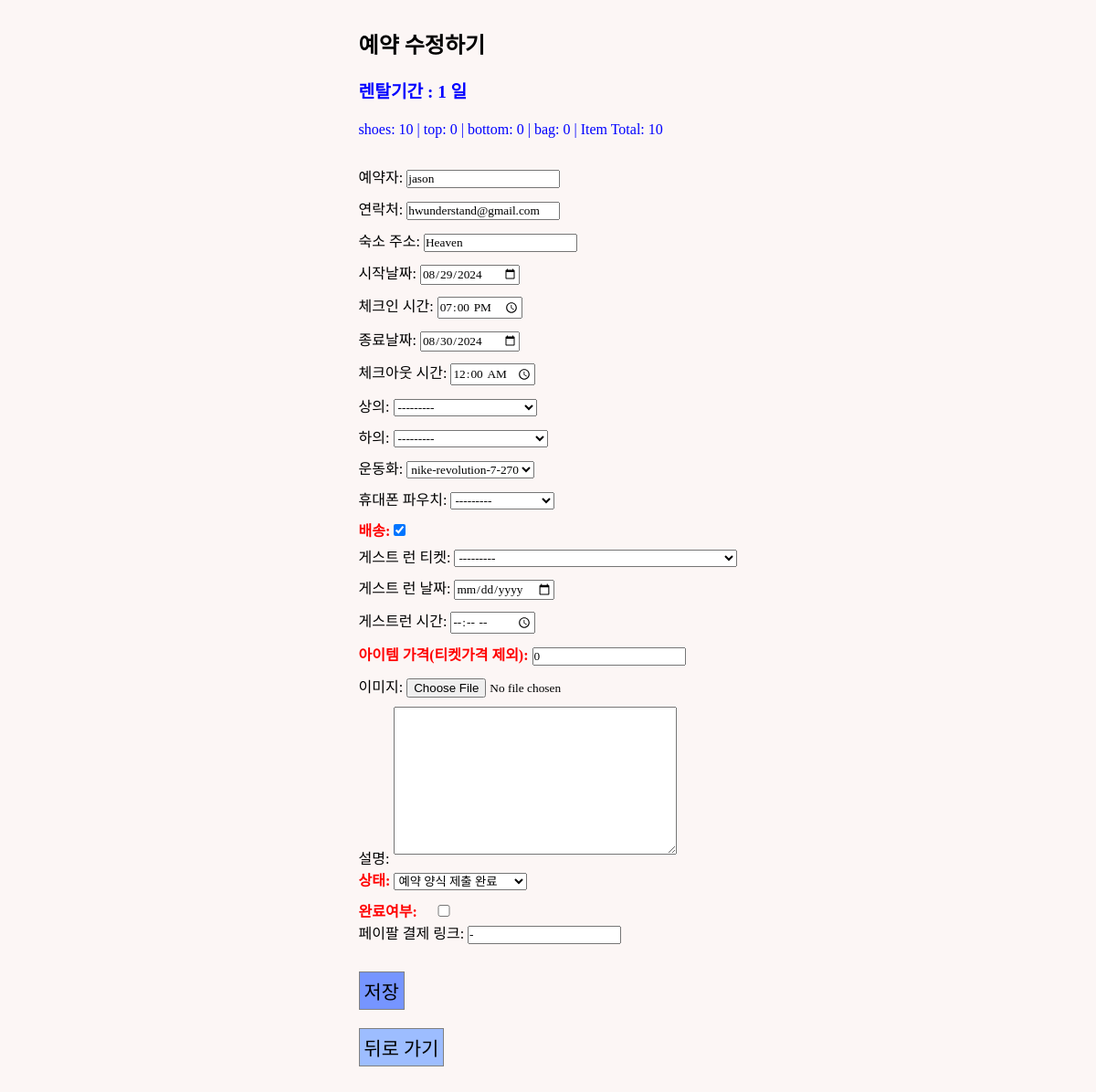
/rental/update/jasonT003131, run on the app's committed database.
### rental/models.py (models this page shows, shortened)
class Reservation(models.Model):
    STATUS_CHOICE = [
        ("ST1", "예약 양식 제출 완료"),
        ("ST2", "예약 완료 및 결제 대기"),
        ("ST3", "결제 완료"),
        ("ST4", "배송 중"),
        ("ST5", "배송 완료"),
        ("ST6", "반납 완료"),
        ("ST7", "입고 완료"),
    ]
    reserv_id = models.CharField(
        max_length=20,
        primary_key=True,
        default="Required_pk",
    )
    username = models.CharField(max_length=20)
    email = models.CharField(max_length=50, blank=False)
    address = models.CharField(max_length=50, blank=False)
    start_date = models.DateField(blank=True,null=True)
    start_time = models.TimeField(blank=True, null=True)
    end_date = models.DateField(blank=True,null=True)
    end_time = models.TimeField(blank=True, null=True)
    top = models.ForeignKey(
        Item,
        on_delete=models.CASCADE,
        limit_choices_to={"category": "top"},
        related_name="topName",
        blank=True,
        null=True,
    )
    bottom = models.ForeignKey(
        Item,
        on_delete=models.CASCADE,
        limit_choices_to={"category": "bottom"},
        related_name="bottomName",
        blank=True,
        null=True,
    )
    shoes = models.ForeignKey(
        Item,
        on_delete=models.CASCADE,
        limit_choices_to={"category": "shoes"},
        related_name="shoesName",
        blank=True,
        null=True,
    )
    bag = models.ForeignKey(
        Item,
        on_delete=models.CASCADE,
        limit_choices_to={"category": "bag"},
        related_name="bagName",
        blank=True,
        null=True,
    )
    event = models.ForeignKey(
        GuestRun,
        on_delete=models.CASCADE,
        blank=True,
        null=True,
    )
    event_date = models.DateField(blank=True,null=True)
    event_time = models.TimeField(blank=True, null=True)
    image = models.ImageField(upload_to="reservation", blank=True)
    message = models.TextField(blank=True)
    status = models.CharField(
        max_length=3,
        choices=STATUS_CHOICE,
        default="ST1",
    )
    amount = models.IntegerField(default=0)
    paypal_link = models.CharField(max_length=50, blank=False, default="-")
    delivery = models.BooleanField(default=False)
    completed = models.BooleanField(default=False)

### rental/views.py (the view)
# urls.py: path("update/<str:pk>", views.update, name="update"),
def update(request, pk):
    reservation = get_object_or_404(Reservation, pk=pk)
    form = ReservationForm(request.POST, request.FILES, instance=reservation)
    if request.method == "POST":
        if form.is_valid():
            reservation = form.save(commit=False)
            reservation.save()
            return redirect("community:data")
        else:
            return redirect("community:data")
    else:
        form = ReservationForm(instance=reservation)
        days = (reservation.end_date-reservation.start_date).days
        shoes_amount = 0
        top_amount = 0
        bottom_amount = 0
        bag_amount = 0
        if reservation.shoes != None and days < 5:
            shoes_amount= 10+3*(days-1)
        elif reservation.shoes == None:
            shoes_amount=0
        else:
            shoes_amount= 20
        if reservation.top != None and days<5:
            top_amount= 5+2*(days-1)
        elif reservation.top == None:
            top_amount=0
        else:
            top_amount= 10
        if reservation.bottom != None and days<5:
            bottom_amount= 5+2*(days-1)
        elif reservation.bottom == None:
            bottom_amount=0
        else:
            bottom_amount= 10
        if reservation.bag != None and days<5:
            bag_amount= 3+1*(days-1)
        elif reservation.bag == None:
            bag_amount=0
        else:
            bag_amount= 5
        return render(request, "admin/edit.html", {"form": form, "days":days, "shoes_amount":shoes_amount, "top_amount":top_amount, "bottom_amount":bottom_amount, "bag_amount":bag_amount, "item_amount":shoes_amount+top_amount+bottom_amount+bag_amount})

### community/models.py (called while the page is built)
    def __str__(self):
        return self.name + "_"+ str(self.m_id)

### events/models.py (called while the page is built)
    def __str__(self):
        return str(self.completed) + "_" + str(self.status)+"_"+ str(self.manager) + "_" + str(self.title)+"_"+ str(self.event_id)

### items/models.py (called while the page is built)
    def __str__(self):
        return self.model_num

### templates/admin/edit.html (shortened to what this page needs)
{% load static %}
<!DOCTYPE html>
<html lang="en">
  <head>
    <link rel="stylesheet" type="text/css" href="{% static 'css/sterna.css' %}"/>
    <link href="https://cdnjs.cloudflare.com/ajax/libs/bootstrap-datetimepicker/3.0.0/css/bootstrap-datetimepicker.min.css" rel="stylesheet"/>
  </head>
  <body>
    <div class="tocenter" style="margin:30px 0 0 0">
      <div style="max-width:100%;">
        <h2 style="margin:0 0 20px 0;">예약 수정하기</h3>
        <form method="POST" enctype="multipart/form-data">
          <p style="color:blue; font-size:1.2rem; font-weight:bold; padding-bottom:20px;">렌탈기간 :
            {{days}}
            일</p>
          <span style="color:blue;">shoes:
            {{shoes_amount}}
            | top:
            {{top_amount}}
            | bottom:
            {{bottom_amount}}
            | bag:
            {{bag_amount}}
            | Item Total:
            {{item_amount}}</span>
          <div style="height:30px;"></div>
          {{ form.as_p }}
          <button style="font-size: 1.3rem; margin-top:20px; padding: 5px; background-color:#7695FF;" type="submit">
            저장
          </button>
        </form>
        <div style="height:20px;"></div>
        <div>
          <a href="{% url "community:data" %}">
            <button style="font-size: 1.3rem; padding:5px; margin-bottom:30px; background-color:#9DBDFF;">뒤로 가기</button>
          </a>
        </div>
      </div>
    </div>
  </body>
</html>

### static/css/sterna.css (style rules this page uses)
:root { --sterun-primary-color: #fbff00; --sterun-secondary-color: #3A3A3A; --sterun-thirdary-color: #4467AF; --sterun-white-color: #FCF6F5; --sterun-black-color: #1d1d1d; --sterun-grey-color: #E8E8E8; }
* { margin: 0; padding: 0; font-family: "SCDream"; z-index:100; }
html, body { background-color: var(--sterun-white-color); margin-top: 100px; min-height: 100%; margin: 0; }
a { color: var(--sterun-black-color); text-decoration: none; }
button { border: 1px solid grey; }
#id_completed { width:50px; margin:5px 0 5px 0; }
.tocenter { display: flex; flex-direction: column; align-items: center; width:100%; }
#image_field { border: 0; }

### templates/admin/edit.html (style rules this page uses)
body > div.tocenter > div > form > p:nth-child(16) > label, body > div.tocenter > div > form > p:nth-child(20) > label, body > div.tocenter > div > form > p:nth-child(23) > label, body > div.tocenter > div > form > p:nth-child(24) > label { color: red; font-weight: bold; }
.form-control { margin: 0 0 10px; }

### data on the page
Reservation: username "jason", email "hwunderstand@gmail.com", address "Heaven", start_date "08/29/2024", start_time "19:00", end_date "08/30/2024", end_time "00:00", top "---------", bottom "---------", shoes "nike-revolution-7-270", bag "---------", delivery "☑", event "---------", amount "0", status "예약 양식 제출 완료", paypal_link "-"

### other printed values
{{ days }} "1"
{{ shoes_amount }} "10"
{{ top_amount }} "0"
{{ bottom_amount }} "0"
{{ bag_amount }} "0"
{{ item_amount }} "10"
